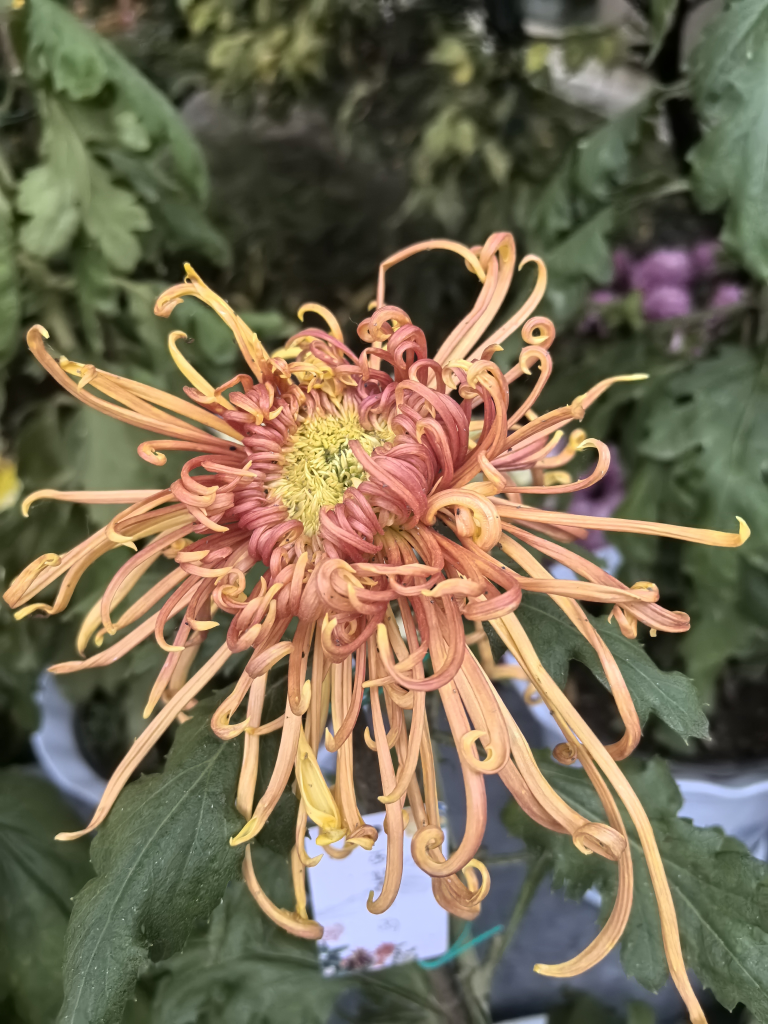
//> input picture 实验课6/实验课6/1.jpg, 3072 x 4096 px (shown at 1/4 size)
$ ./FileName   (built with g++ and OpenCV 4)
//> lines starting //> are read from the running program, lines starting //| are printed output that depends on the picture
#include <opencv2/opencv.hpp>
#include <iostream>
using namespace std;
using namespace cv;

// 计算放大后某一点对应到原图上的连续坐标
Point2d dstToSrcCoord(int dstX, int dstY, double scale)
{
    double sx = dstX / scale;   // x方向缩放回原图
    double sy = dstY / scale;   // y方向缩放回原图
    return Point2d(sx, sy);
}

// 手写最近邻插值：在放大倍数 scale 下，求放大图 (dstX, dstY) 的灰度值
uchar myNearestNeighbor(const Mat& gray, int dstX, int dstY, double scale)
{
    Point2d src = dstToSrcCoord(dstX, dstY, scale);
    double sx = src.x;
    double sy = src.y;

    int nx = (int)std::round(sx);
    int ny = (int)std::round(sy);

    // 边界检查
    nx = std::max(0, std::min(nx, gray.cols - 1));
    ny = std::max(0, std::min(ny, gray.rows - 1));

    return gray.at<uchar>(ny, nx);
}

// 手写双线性插值：在放大倍数 scale 下，求放大图 (dstX, dstY) 的灰度值
uchar myBilinear(const Mat& gray, int dstX, int dstY, double scale)
{
    Point2d src = dstToSrcCoord(dstX, dstY, scale);
    double sx = src.x;
    double sy = src.y;

    // 左上角整数坐标
    int x0 = (int)floor(sx);
    int y0 = (int)floor(sy);
    int x1 = x0 + 1;
    int y1 = y0 + 1;

    // 边界处理
    x0 = std::max(0, std::min(x0, gray.cols - 1));
    y0 = std::max(0, std::min(y0, gray.rows - 1));
    x1 = std::max(0, std::min(x1, gray.cols - 1));
    y1 = std::max(0, std::min(y1, gray.rows - 1));

    double fx = sx - x0;   // x方向小数部分
    double fy = sy - y0;   // y方向小数部分

    double f00 = gray.at<uchar>(y0, x0); // (x0, y0)
    double f10 = gray.at<uchar>(y0, x1); // (x1, y0)
    double f01 = gray.at<uchar>(y1, x0); // (x0, y1)
    double f11 = gray.at<uchar>(y1, x1); // (x1, y1)

    // 双线性插值公式
    double val =
        (1 - fx) * (1 - fy) * f00 +
        fx * (1 - fy) * f10 +
        (1 - fx) * fy * f01 +
        fx * fy * f11;

    val = std::max(0.0, std::min(255.0, val));
    return (uchar)(val + 0.5); // 四舍五入
}

int main()
{
    // ======================== 1. 读取原图并转灰度 ========================
    string imgPath = "E:/01_code/opcv/实验课6/实验课6/1.jpg";
    Mat img = imread(imgPath);
//> img is the input picture: 4096 rows x 3072 cols, CV_8UC3; mean B, G, R 83.5, 106.6, 117
    if (img.empty())
    {
        cout << "❌ 无法读取图像，请检查路径: " << imgPath << endl;
        return -1;
    }

    cout << "原图尺寸: " << img.cols << " x " << img.rows << endl;
//| 原图尺寸: 3072 x 4096

    Mat gray;
    cvtColor(img, gray, COLOR_BGR2GRAY);
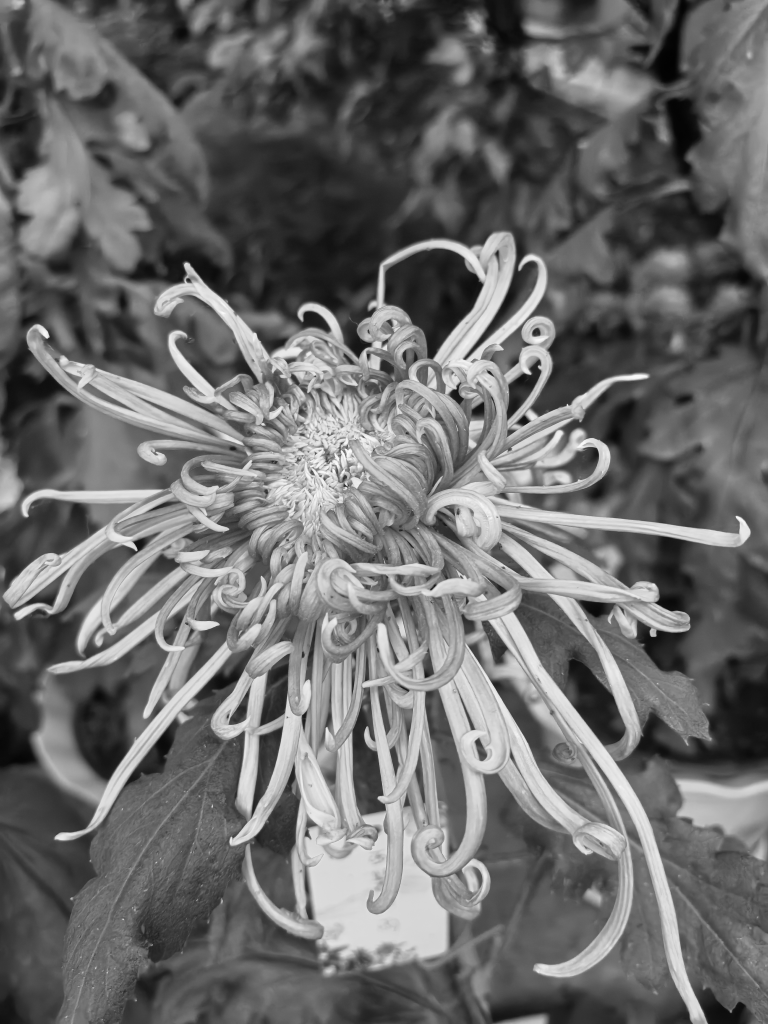
//> gray: 4096 rows x 3072 cols, CV_8UC1 (shown at 1/4 size); min 0, max 252, mean 107.1

    // 原图指定点坐标
    int x_src = 326;
    int y_src = 177;

    if (x_src < 0 || x_src >= gray.cols || y_src < 0 || y_src >= gray.rows)
    {
        cout << "❌ 指定点 (" << x_src << "," << y_src << ") 超出原图范围！" << endl;
        return -1;
    }

    uchar gray_original = gray.at<uchar>(y_src, x_src);
//> gray_original = 150
    cout << "原图中点 (" << x_src << "," << y_src << ") 的灰度值 = "
        << (int)gray_original << endl;
//| 原图中点 (326,177) 的灰度值 = 150

    // ======================== 2. 放大 2 倍并计算灰度 ========================
    double scale = 2.0;                     // 放大 2 倍
    // 老师要求：放大 2 倍后取 (2x+1, 2y+1)
    Point dstPt(2 * x_src + 1, 2 * y_src + 1);  // (653, 355)
    cout << "放大 2 倍后指定的新坐标 = (" << dstPt.x << ", " << dstPt.y << ")\n";

    // 手写插值
    uchar val_nearest_manual = myNearestNeighbor(gray, dstPt.x, dstPt.y, scale);
//> val_nearest_manual = 149
    uchar val_bilinear_manual = myBilinear(gray, dstPt.x, dstPt.y, scale);
//> in myBilinear, `double f00 = gray.at<uchar>(y0, x0);`: f00 = 150
//> in myBilinear, `double f10 = gray.at<uchar>(y0, x1);`: f10 = 149
//> in myBilinear, `double f01 = gray.at<uchar>(y1, x0);`: f01 = 150
//> in myBilinear, `double f11 = gray.at<uchar>(y1, x1);`: f11 = 149
//> in myBilinear, `double val = (1 - fx) * (1 - fy) * f00 + fx * (1 - fy) * f10 + (1 - fx..`: val = 149.5
//> val_bilinear_manual = 150

    // OpenCV resize 对比
    Mat dst_near, dst_linear;
    resize(gray, dst_near, Size(), scale, scale, INTER_NEAREST);
    resize(gray, dst_linear, Size(), scale, scale, INTER_LINEAR);

    if (dstPt.x >= dst_near.cols || dstPt.y >= dst_near.rows)
    {
        cout << "❌ 放大后点 (" << dstPt.x << "," << dstPt.y
            << ") 超出新图像范围！" << endl;
        cout << "放大后尺寸 (nearest): " << dst_near.cols
            << " x " << dst_near.rows << endl;
        return -1;
    }

    uchar val_nearest_cv = dst_near.at<uchar>(dstPt.y, dstPt.x);
//> val_nearest_cv = 150
    uchar val_bilinear_cv = dst_linear.at<uchar>(dstPt.y, dstPt.x);
//> val_bilinear_cv = 150

    // ======================== 3. 打印所有数值结果 ========================
    cout << "\n===== 放大倍数: " << scale << "，目标点 (" << dstPt.x << "," << dstPt.y << ") =====" << endl;
    cout << "[手写最近邻插值] 灰度值 = " << (int)val_nearest_manual << endl;
//| [手写最近邻插值] 灰度值 = 149
    cout << "[OpenCV INTER_NEAREST] 灰度值 = " << (int)val_nearest_cv << endl;
//| [OpenCV INTER_NEAREST] 灰度值 = 150

    cout << "\n[手写双线性插值] 灰度值 = " << (int)val_bilinear_manual << endl;
//| [手写双线性插值] 灰度值 = 150
    cout << "[OpenCV INTER_LINEAR] 灰度值 = " << (int)val_bilinear_cv << endl;
//| [OpenCV INTER_LINEAR] 灰度值 = 150

    // ======================== 4. 在灰度图上显示变换前后点 ========================
    // 原图灰度图上画出原点 (326,177)
    Mat gray_show_src;
    cvtColor(gray, gray_show_src, COLOR_GRAY2BGR);  // 变成3通道方便画彩色点
    circle(gray_show_src, Point(x_src, y_src), 5, Scalar(0, 0, 255), -1); // 红色实心圆
    putText(gray_show_src, "(326,177)", Point(x_src + 10, y_src - 10),
        FONT_HERSHEY_SIMPLEX, 0.5, Scalar(0, 0, 255), 1);

    // 放大后的灰度图（这里用双线性结果）上画出新点 (653,355)
    Mat gray_scaled = dst_linear.clone();          // 双线性放大图
    Mat gray_show_dst;
    cvtColor(gray_scaled, gray_show_dst, COLOR_GRAY2BGR);
    circle(gray_show_dst, dstPt, 5, Scalar(0, 0, 255), -1);
    putText(gray_show_dst, "(653,355)", Point(dstPt.x + 10, dstPt.y - 10),
        FONT_HERSHEY_SIMPLEX, 0.5, Scalar(0, 0, 255), 1);

    // ======================== 5. 显示窗口 ========================
    imshow("原图", img);
    imshow("原图灰度 + 原点(326,177)", gray_show_src);
    imshow("放大2倍灰度(双线性) + 新点(653,355)", gray_show_dst);
    imshow("放大 2 倍 (Nearest)", dst_near);
    imshow("放大 2 倍 (Bilinear)", dst_linear);

    cout << "\n✅ 实验完成：原图和放大后的灰度图上已经标出变换前后的点，按任意键退出。" << endl;
    waitKey(0);
    return 0;
}
